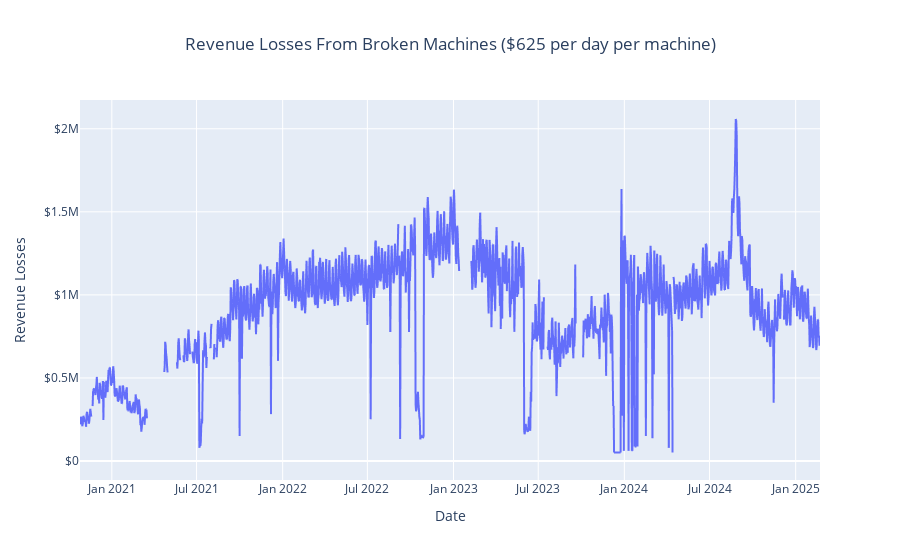

Here is the notebook cell this chart was saved with:
### Code cell
# Revenue Losses
fig = px.line(df, x='Date', y='Revenue Losses',
              title='Revenue Losses From Broken Machines ($625 per day per machine)',
              labels={'Revenue Losses': 'Revenue Losses'},
              line_shape='linear')

# Center title
fig.update_layout(title_x=0.5)

# Dollar format
fig.update_layout(yaxis_tickprefix='$')

# Show the plot
fig.show()

### Figure 1 — Plotly figure (JSON) as saved in the notebook; plotly's stock layout.template omitted (floating-point values rounded to 4 significant figures; data arrays with more than 128 entries replaced by an {"elided": "..."} marker saying what was removed)
{"data": [{"hovertemplate": "Date=%{x}<br>Revenue Losses=%{y}<extra></extra>", "legendgroup": "", "line": {"color": "#636efa", "dash": "solid", "shape": "linear"}, "marker": {"symbol": "circle"}, "mode": "lines", "name": "", "showlegend": false, "type": "scattergl", "x": {"elided": "1582 str values"}, "xaxis": "x", "y": {"elided": "1582 int values"}, "yaxis": "y"}], "layout": {"legend": {"tracegroupgap": 0}, "title": {"text": "Revenue Losses From Broken Machines ($625 per day per machine)", "x": 0.5}, "xaxis": {"anchor": "y", "domain": [0, 1], "title": {"text": "Date"}}, "yaxis": {"anchor": "x", "domain": [0, 1], "tickprefix": "$", "title": {"text": "Revenue Losses"}}}}
